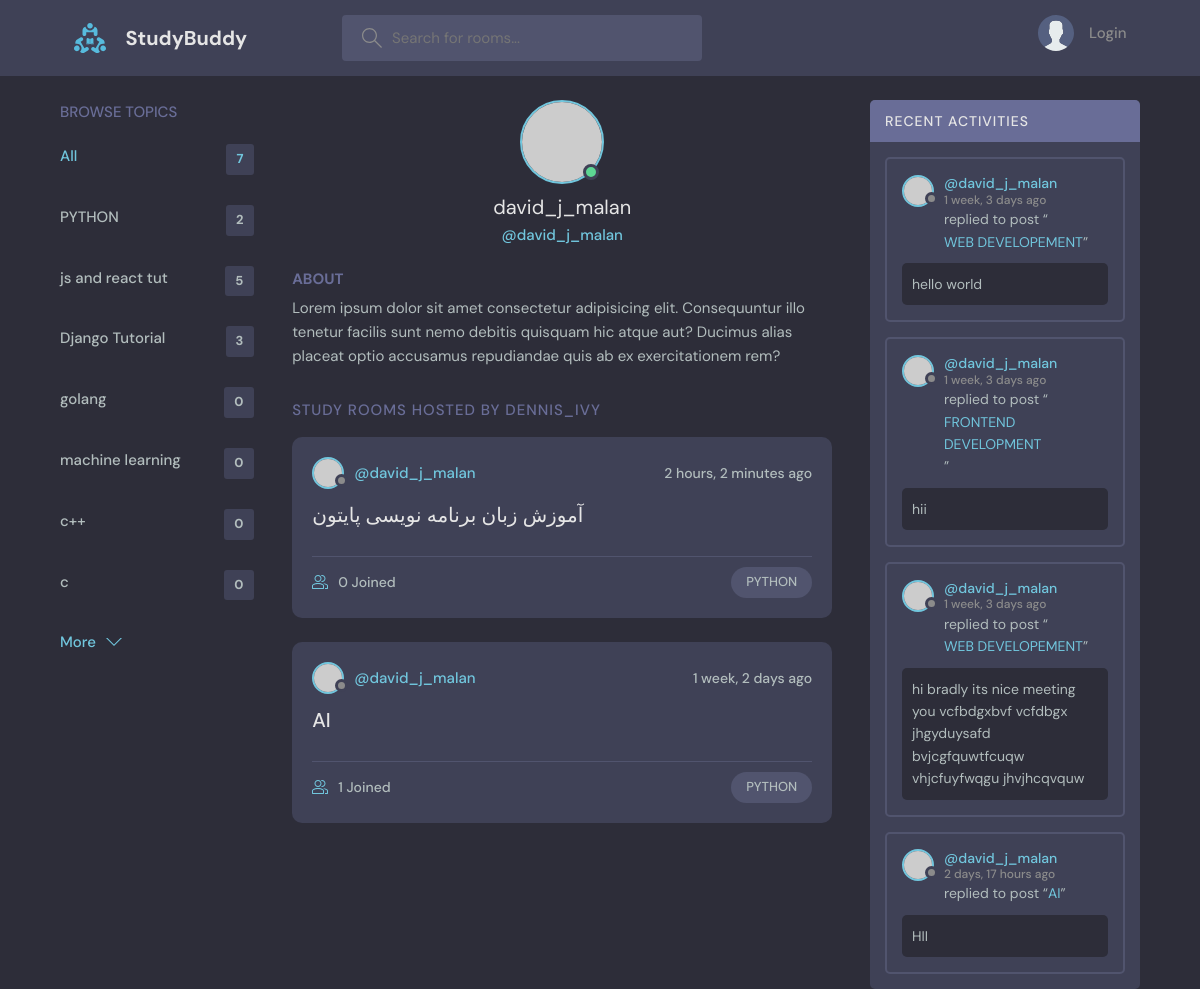
The page /profile/4/ on the database its author committed.
### base/models.py (models this page shows, shortened)
class Topic(models.Model):
    name=models.CharField(max_length=80)

class Room(models.Model):
    host=models.ForeignKey(User, on_delete=models.SET_NULL, null=True)
    topic=models.ForeignKey(Topic, on_delete=models.SET_NULL, null=True)
    name=models.CharField(max_length=50)
    description=models.TextField(null=True, blank=True)
    participants=models.ManyToManyField(User, related_name="participants", blank=True)
    updated=models.DateTimeField(auto_now=True)
    created=models.DateTimeField(auto_now_add=True)
    class Meta:
        ordering=['-updated', '-created']
    def __str__(self):
        return self.name

class Message(models.Model):
    user=models.ForeignKey(User, on_delete=models.CASCADE)
    room=models.ForeignKey(Room, on_delete=models.CASCADE)
    body=models.TextField()
    updated=models.DateTimeField(auto_now=True)
    created=models.DateTimeField(auto_now_add=True)

### base/views.py (the view)
# urls.py: path("profile/<str:pk>/", views.userProfile, name="profile"),
def userProfile(request, pk):
    user=User.objects.get(id=pk)
    rooms=user.room_set.all()
    room_messages=user.message_set.all()
    topics=Topic.objects.all()
    return render(request, "base/profile.html" ,{
        "user":user,
        "rooms":rooms,
        "room_messages":room_messages,
        "topics":topics,
    })

### base/templates/base/profile.html (shortened to what this page needs)
{% extends 'main.html' %}
{% block content %}
<main class="profile-page layout layout--3">
  <div class="container">
    {% include 'base/topics_component.html' %}
    <div class="roomList">
      <div class="profile">
        <div class="profile__avatar">
          <div class="avatar avatar--large active">
            <img src="https://randomuser.me/api/portraits/men/11.jpg" />
          </div>
        </div>
        <div class="profile__info">
          <h3>{{user.username}}</h3>
          <p>@{{user.username}}</p>
        </div>
        <div class="profile__about">
          <h3>About</h3>
          <p>
            Lorem ipsum dolor sit amet consectetur adipisicing elit. Consequuntur illo tenetur
            facilis sunt nemo debitis quisquam hic atque aut? Ducimus alias placeat optio
            accusamus repudiandae quis ab ex exercitationem rem?
          </p>
        </div>
      </div>
      <div class="roomList__header">
        <div>
          <h2>Study Rooms Hosted by dennis_ivy</a>
          </h2>
        </div>
      </div>
      {% include 'base/feed_component.html' %}
    </div>
    {% include 'base/activity_component.html' %}
  </div>
</main>
{% endblock content %}

### base/templates/base/topics_component.html
<div class="topics">
    <div class="topics__header">
        <h2>Browse Topics</h2>
    </div>
    <ul class="topics__list">
        <li>
            <a href="{% url 'home' %}" class="active">All <span>{{topics.count}}</span></a>
        </li>
        {% for topic in topics %}
        <li>
            <a href="{% url 'home' %}?q={{topic.name}}">{{topic.name}} <span>{{topic.room_set.all.count}}</span></a>
        </li>
        {% endfor %}
    </ul>
    <a class="btn btn--link" href="topics.html">
        More
        <svg version="1.1" xmlns="http://www.w3.org/2000/svg" width="32" height="32" viewBox="0 0 32 32">
            <title>chevron-down</title>
            <path d="M16 21l-13-13h-3l16 16 16-16h-3l-13 13z"></path>
        </svg>
    </a>
</div>

### base/templates/base/feed_component.html (shortened to what this page needs)
{% for room in rooms %}
<div class="roomListRoom">
    <div class="roomListRoom__header">
        <a href="#" class="roomListRoom__author">
            <div class="avatar avatar--small">
                <img src="https://randomuser.me/api/portraits/women/11.jpg" />
            </div>
            <span>@{{room.host.username}}</span>
        </a>
        <div class="roomListRoom__actions">
            <span>{{room.created|timesince}} ago</span>
        </div>
    </div>
    <div class="roomListRoom__content">
        <a href="{% url 'room' room.id %}">{{room.name}}</a>
    </div>
    <div class="roomListRoom__meta">
        <a href="{% url 'room' room.id %}" class="roomListRoom__joined">
            {{room.participants.all.count}} Joined
        </a>
        <p class="roomListRoom__topic">{{room.topic.name}}</p>
    </div>
</div>
{% endfor %}

### base/templates/base/activity_component.html (shortened to what this page needs)
<div class="activities">
    <div class="activities__header">
        <h2>Recent Activities</h2>
    </div>
    {% for message in room_messages %}
    <div class="activities__box">
        <div class="activities__boxHeader roomListRoom__header">
            <a href="{% url 'profile' message.user.id %}" class="roomListRoom__author">
                <div class="avatar avatar--small">
                    <img src="https://randomuser.me/api/portraits/women/11.jpg" />
                </div>
                <p>
                    @{{message.user}}
                    <span>{{message.created|timesince}} ago</span>
                </p>
            </a>
        </div>
        <div class="activities__boxContent">
            <p>replied to post “<a href="{% url 'room' message.room.id %}">{{message.room}}</a>”</p>
            <div class="activities__boxRoomContent">
                {{message.body}}
            </div>
        </div>
    </div>
    {% endfor %}
</div>

### rows shown on the page
Topic: name "PYTHON", room_set.all.count "2"
Topic: name "js and react tut", room_set.all.count "5"
Topic: name "Django Tutorial", room_set.all.count "3"
Topic: name "golang", room_set.all.count "0"
Topic: name "machine learning", room_set.all.count "0"
Topic: name "c++", room_set.all.count "0"
Topic: name "c", room_set.all.count "0"
Room: host.username "david_j_malan", created "2 hours, 2 minutes", name "آموزش زبان برنامه نویسی پایتون", participants.all.count "0", topic.name "PYTHON"
Room: host.username "david_j_malan", created "1 week, 2 days", name "AI", participants.all.count "1", topic.name "PYTHON"
Message: user "david_j_malan", created "1 week, 3 days", room "WEB DEVELOPEMENT", body "hello world"
Message: user "david_j_malan", created "1 week, 3 days", room "FRONTEND DEVELOPMENT", body "hii"
Message: user "david_j_malan", created "1 week, 3 days", room "WEB DEVELOPEMENT", body "hi bradly its nice meeting you vcfbdgxbvf vcfdbgx jhgyduysafd bvjcgfquwtfcuqw vhjcfuyfwqgu jhvjhcqvquw"
Message: user "david_j_malan", created "2 days, 17 hours", room "AI", body "HII"

### other values the page prints
{{ topics.count }} "7"
{{ user.username }} "david_j_malan"
